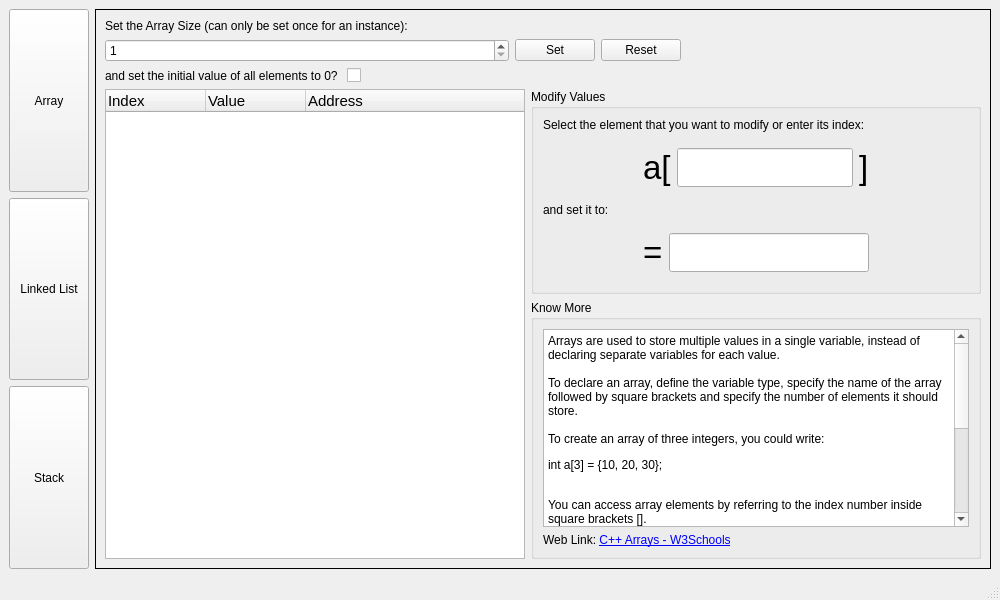
<?xml version="1.0" encoding="UTF-8"?>
<ui version="4.0">
 <class>ArrayWindow</class>
 <widget class="QMainWindow" name="ArrayWindow">
  <property name="geometry">
   <rect>
    <x>0</x>
    <y>0</y>
    <width>1000</width>
    <height>600</height>
   </rect>
  </property>
  <property name="windowTitle">
   <string>Array - DSGUI</string>
  </property>
  <widget class="QWidget" name="centralwidget">
   <property name="enabled">
    <bool>true</bool>
   </property>
   <property name="sizePolicy">
    <sizepolicy hsizetype="MinimumExpanding" vsizetype="MinimumExpanding">
     <horstretch>0</horstretch>
     <verstretch>0</verstretch>
    </sizepolicy>
   </property>
   <property name="minimumSize">
    <size>
     <width>1000</width>
     <height>558</height>
    </size>
   </property>
   <layout class="QHBoxLayout" name="horizontalLayout_4">
    <item>
     <layout class="QHBoxLayout" name="horizontalLayout_3">
      <item>
       <layout class="QVBoxLayout" name="buttonList" stretch="0,0,0">
        <property name="sizeConstraint">
         <enum>QLayout::SetMaximumSize</enum>
        </property>
        <item>
         <widget class="QPushButton" name="array_pbut">
          <property name="sizePolicy">
           <sizepolicy hsizetype="Minimum" vsizetype="MinimumExpanding">
            <horstretch>0</horstretch>
            <verstretch>0</verstretch>
           </sizepolicy>
          </property>
          <property name="text">
           <string>Array</string>
          </property>
         </widget>
        </item>
        <item>
         <widget class="QPushButton" name="ll_pbut">
          <property name="sizePolicy">
           <sizepolicy hsizetype="Minimum" vsizetype="MinimumExpanding">
            <horstretch>0</horstretch>
            <verstretch>0</verstretch>
           </sizepolicy>
          </property>
          <property name="text">
           <string>Linked List</string>
          </property>
         </widget>
        </item>
        <item>
         <widget class="QPushButton" name="stack_pbut">
          <property name="sizePolicy">
           <sizepolicy hsizetype="Minimum" vsizetype="MinimumExpanding">
            <horstretch>0</horstretch>
            <verstretch>0</verstretch>
           </sizepolicy>
          </property>
          <property name="text">
           <string>Stack</string>
          </property>
         </widget>
        </item>
       </layout>
      </item>
      <item>
       <widget class="QFrame" name="frame">
        <property name="enabled">
         <bool>true</bool>
        </property>
        <property name="sizePolicy">
         <sizepolicy hsizetype="Preferred" vsizetype="MinimumExpanding">
          <horstretch>0</horstretch>
          <verstretch>0</verstretch>
         </sizepolicy>
        </property>
        <property name="frameShape">
         <enum>QFrame::Box</enum>
        </property>
        <property name="frameShadow">
         <enum>QFrame::Plain</enum>
        </property>
        <layout class="QHBoxLayout" name="horizontalLayout_8">
         <item>
          <layout class="QVBoxLayout" name="verticalLayout">
           <item>
            <widget class="QLabel" name="label">
             <property name="sizePolicy">
              <sizepolicy hsizetype="Preferred" vsizetype="Fixed">
               <horstretch>0</horstretch>
               <verstretch>0</verstretch>
              </sizepolicy>
             </property>
             <property name="text">
              <string>Set the Array Size (can only be set once for an instance):</string>
             </property>
            </widget>
           </item>
           <item>
            <layout class="QHBoxLayout" name="horizontalLayout">
             <property name="sizeConstraint">
              <enum>QLayout::SetDefaultConstraint</enum>
             </property>
             <property name="rightMargin">
              <number>300</number>
             </property>
             <item>
              <widget class="QSpinBox" name="sizeinp">
               <property name="sizePolicy">
                <sizepolicy hsizetype="MinimumExpanding" vsizetype="Maximum">
                 <horstretch>0</horstretch>
                 <verstretch>10</verstretch>
                </sizepolicy>
               </property>
               <property name="toolTip">
                <string>1 - 2000</string>
               </property>
               <property name="accelerated">
                <bool>true</bool>
               </property>
               <property name="minimum">
                <number>1</number>
               </property>
               <property name="maximum">
                <number>2000</number>
               </property>
              </widget>
             </item>
             <item>
              <widget class="QPushButton" name="sizeset">
               <property name="sizePolicy">
                <sizepolicy hsizetype="Preferred" vsizetype="Fixed">
                 <horstretch>0</horstretch>
                 <verstretch>0</verstretch>
                </sizepolicy>
               </property>
               <property name="toolTip">
                <string>Set the Array size</string>
               </property>
               <property name="text">
                <string>Set</string>
               </property>
              </widget>
             </item>
             <item>
              <widget class="QPushButton" name="sizereset">
               <property name="toolTip">
                <string>Reset the Array instance</string>
               </property>
               <property name="text">
                <string>Reset</string>
               </property>
              </widget>
             </item>
            </layout>
           </item>
           <item>
            <layout class="QHBoxLayout" name="horizontalLayout_7">
             <item>
              <widget class="QLabel" name="label_7">
               <property name="sizePolicy">
                <sizepolicy hsizetype="Maximum" vsizetype="Preferred">
                 <horstretch>0</horstretch>
                 <verstretch>0</verstretch>
                </sizepolicy>
               </property>
               <property name="text">
                <string>and set the initial value of all elements to 0? </string>
               </property>
              </widget>
             </item>
             <item>
              <widget class="QCheckBox" name="zero">
               <property name="text">
                <string/>
               </property>
              </widget>
             </item>
            </layout>
           </item>
           <item>
            <layout class="QHBoxLayout" name="horizontalLayout_2">
             <item>
              <widget class="QTreeWidget" name="treeWidget">
               <property name="sizePolicy">
                <sizepolicy hsizetype="MinimumExpanding" vsizetype="MinimumExpanding">
                 <horstretch>0</horstretch>
                 <verstretch>0</verstretch>
                </sizepolicy>
               </property>
               <property name="minimumSize">
                <size>
                 <width>420</width>
                 <height>0</height>
                </size>
               </property>
               <property name="font">
                <font>
                 <pointsize>11</pointsize>
                </font>
               </property>
               <property name="alternatingRowColors">
                <bool>true</bool>
               </property>
               <property name="animated">
                <bool>false</bool>
               </property>
               <column>
                <property name="text">
                 <string>Index</string>
                </property>
               </column>
               <column>
                <property name="text">
                 <string>Value</string>
                </property>
               </column>
               <column>
                <property name="text">
                 <string>Address</string>
                </property>
               </column>
              </widget>
             </item>
             <item>
              <layout class="QVBoxLayout" name="verticalLayout_2">
               <item>
                <widget class="QGroupBox" name="groupBox">
                 <property name="sizePolicy">
                  <sizepolicy hsizetype="Maximum" vsizetype="Preferred">
                   <horstretch>0</horstretch>
                   <verstretch>0</verstretch>
                  </sizepolicy>
                 </property>
                 <property name="minimumSize">
                  <size>
                   <width>450</width>
                   <height>0</height>
                  </size>
                 </property>
                 <property name="title">
                  <string>Modify Values</string>
                 </property>
                 <layout class="QVBoxLayout" name="verticalLayout_4">
                  <item>
                   <layout class="QVBoxLayout" name="verticalLayout_3">
                    <item>
                     <widget class="QLabel" name="label_2">
                      <property name="sizePolicy">
                       <sizepolicy hsizetype="Preferred" vsizetype="Maximum">
                        <horstretch>0</horstretch>
                        <verstretch>0</verstretch>
                       </sizepolicy>
                      </property>
                      <property name="text">
                       <string>Select the element that you want to modify or enter its index:</string>
                      </property>
                     </widget>
                    </item>
                    <item>
                     <spacer name="verticalSpacer">
                      <property name="orientation">
                       <enum>Qt::Vertical</enum>
                      </property>
                      <property name="sizeType">
                       <enum>QSizePolicy::Maximum</enum>
                      </property>
                      <property name="sizeHint" stdset="0">
                       <size>
                        <width>20</width>
                        <height>10</height>
                       </size>
                      </property>
                     </spacer>
                    </item>
                    <item>
                     <layout class="QHBoxLayout" name="horizontalLayout_5">
                      <property name="leftMargin">
                       <number>100</number>
                      </property>
                      <property name="rightMargin">
                       <number>100</number>
                      </property>
                      <item>
                       <widget class="QLabel" name="label_3">
                        <property name="font">
                         <font>
                          <pointsize>25</pointsize>
                         </font>
                        </property>
                        <property name="text">
                         <string>a[</string>
                        </property>
                       </widget>
                      </item>
                      <item>
                       <widget class="QLineEdit" name="index">
                        <property name="sizePolicy">
                         <sizepolicy hsizetype="Preferred" vsizetype="Minimum">
                          <horstretch>0</horstretch>
                          <verstretch>0</verstretch>
                         </sizepolicy>
                        </property>
                        <property name="font">
                         <font>
                          <pointsize>20</pointsize>
                         </font>
                        </property>
                        <property name="toolTip">
                         <string/>
                        </property>
                        <property name="inputMethodHints">
                         <set>Qt::ImhDigitsOnly</set>
                        </property>
                       </widget>
                      </item>
                      <item>
                       <widget class="QLabel" name="label_4">
                        <property name="font">
                         <font>
                          <pointsize>25</pointsize>
                         </font>
                        </property>
                        <property name="text">
                         <string>]</string>
                        </property>
                       </widget>
                      </item>
                     </layout>
                    </item>
                    <item>
                     <spacer name="verticalSpacer_2">
                      <property name="orientation">
                       <enum>Qt::Vertical</enum>
                      </property>
                      <property name="sizeType">
                       <enum>QSizePolicy::Maximum</enum>
                      </property>
                      <property name="sizeHint" stdset="0">
                       <size>
                        <width>20</width>
                        <height>10</height>
                       </size>
                      </property>
                     </spacer>
                    </item>
                    <item>
                     <widget class="QLabel" name="label_5">
                      <property name="sizePolicy">
                       <sizepolicy hsizetype="Preferred" vsizetype="Maximum">
                        <horstretch>0</horstretch>
                        <verstretch>0</verstretch>
                       </sizepolicy>
                      </property>
                      <property name="text">
                       <string>and set it to:</string>
                      </property>
                     </widget>
                    </item>
                    <item>
                     <spacer name="verticalSpacer_3">
                      <property name="orientation">
                       <enum>Qt::Vertical</enum>
                      </property>
                      <property name="sizeType">
                       <enum>QSizePolicy::Maximum</enum>
                      </property>
                      <property name="sizeHint" stdset="0">
                       <size>
                        <width>20</width>
                        <height>10</height>
                       </size>
                      </property>
                     </spacer>
                    </item>
                    <item>
                     <layout class="QHBoxLayout" name="horizontalLayout_6">
                      <property name="leftMargin">
                       <number>100</number>
                      </property>
                      <property name="rightMargin">
                       <number>100</number>
                      </property>
                      <item>
                       <widget class="QLabel" name="label_6">
                        <property name="font">
                         <font>
                          <pointsize>25</pointsize>
                         </font>
                        </property>
                        <property name="text">
                         <string>=</string>
                        </property>
                       </widget>
                      </item>
                      <item>
                       <widget class="QLineEdit" name="newvalue">
                        <property name="sizePolicy">
                         <sizepolicy hsizetype="Preferred" vsizetype="Minimum">
                          <horstretch>0</horstretch>
                          <verstretch>0</verstretch>
                         </sizepolicy>
                        </property>
                        <property name="font">
                         <font>
                          <pointsize>20</pointsize>
                         </font>
                        </property>
                        <property name="toolTip">
                         <string>Press Enter after entering the new value</string>
                        </property>
                        <property name="inputMethodHints">
                         <set>Qt::ImhDigitsOnly</set>
                        </property>
                       </widget>
                      </item>
                     </layout>
                    </item>
                    <item>
                     <spacer name="verticalSpacer_4">
                      <property name="orientation">
                       <enum>Qt::Vertical</enum>
                      </property>
                      <property name="sizeType">
                       <enum>QSizePolicy::Maximum</enum>
                      </property>
                      <property name="sizeHint" stdset="0">
                       <size>
                        <width>20</width>
                        <height>10</height>
                       </size>
                      </property>
                     </spacer>
                    </item>
                   </layout>
                  </item>
                 </layout>
                </widget>
               </item>
               <item>
                <widget class="QGroupBox" name="groupBox_2">
                 <property name="sizePolicy">
                  <sizepolicy hsizetype="Minimum" vsizetype="Preferred">
                   <horstretch>0</horstretch>
                   <verstretch>0</verstretch>
                  </sizepolicy>
                 </property>
                 <property name="title">
                  <string>Know More</string>
                 </property>
                 <layout class="QVBoxLayout" name="verticalLayout_6">
                  <item>
                   <layout class="QVBoxLayout" name="verticalLayout_5">
                    <item>
                     <widget class="QTextBrowser" name="textBrowser">
                      <property name="html">
                       <string>&lt;!DOCTYPE HTML PUBLIC &quot;-//W3C//DTD HTML 4.0//EN&quot; &quot;http://www.w3.org/TR/REC-html40/strict.dtd&quot;&gt;
&lt;html&gt;&lt;head&gt;&lt;meta name=&quot;qrichtext&quot; content=&quot;1&quot; /&gt;&lt;meta charset=&quot;utf-8&quot; /&gt;&lt;style type=&quot;text/css&quot;&gt;
p, li { white-space: pre-wrap; }
&lt;/style&gt;&lt;/head&gt;&lt;body style=&quot; font-family:'Segoe UI'; font-size:9pt; font-weight:400; font-style:normal;&quot;&gt;
&lt;p style=&quot; margin-top:0px; margin-bottom:0px; margin-left:0px; margin-right:0px; -qt-block-indent:0; text-indent:0px;&quot;&gt;Arrays are used to store multiple values in a single variable, instead of declaring separate variables for each value.&lt;br /&gt;&lt;/p&gt;
&lt;p style=&quot; margin-top:0px; margin-bottom:0px; margin-left:0px; margin-right:0px; -qt-block-indent:0; text-indent:0px;&quot;&gt;To declare an array, define the variable type, specify the name of the array followed by square brackets and specify the number of elements it should store.&lt;/p&gt;
&lt;p style=&quot;-qt-paragraph-type:empty; margin-top:0px; margin-bottom:0px; margin-left:0px; margin-right:0px; -qt-block-indent:0; text-indent:0px;&quot;&gt;&lt;br /&gt;&lt;/p&gt;
&lt;p style=&quot; margin-top:0px; margin-bottom:0px; margin-left:0px; margin-right:0px; -qt-block-indent:0; text-indent:0px;&quot;&gt;To create an array of three integers, you could write:&lt;/p&gt;
&lt;p style=&quot; margin-top:12px; margin-bottom:12px; margin-left:0px; margin-right:0px; -qt-block-indent:0; text-indent:0px;&quot;&gt;&lt;span style=&quot; font-family:'Courier New';&quot;&gt;int a[3] = {10, 20, 30};&lt;/span&gt;&lt;/p&gt;
&lt;p style=&quot;-qt-paragraph-type:empty; margin-top:0px; margin-bottom:0px; margin-left:0px; margin-right:0px; -qt-block-indent:0; text-indent:0px;&quot;&gt;&lt;br /&gt;&lt;/p&gt;
&lt;p style=&quot; margin-top:0px; margin-bottom:0px; margin-left:0px; margin-right:0px; -qt-block-indent:0; text-indent:0px;&quot;&gt;You can access array elements by referring to the index number inside square brackets [].&lt;/p&gt;
&lt;p style=&quot; margin-top:0px; margin-bottom:0px; margin-left:0px; margin-right:0px; -qt-block-indent:0; text-indent:0px;&quot;&gt;This statement prints the second element of &lt;span style=&quot; font-family:'Courier New';&quot;&gt;a[]&lt;/span&gt;: &lt;/p&gt;
&lt;p style=&quot; margin-top:12px; margin-bottom:12px; margin-left:0px; margin-right:0px; -qt-block-indent:0; text-indent:0px;&quot;&gt;&lt;span style=&quot; font-family:'Courier New';&quot;&gt;cout &amp;lt;&amp;lt; a[1];&lt;/span&gt;&lt;br /&gt;&lt;/p&gt;
&lt;p style=&quot; margin-top:0px; margin-bottom:0px; margin-left:0px; margin-right:0px; -qt-block-indent:0; text-indent:0px;&quot;&gt;To change the value of a specific array element, refer to the index number as shown:&lt;/p&gt;
&lt;p style=&quot; margin-top:12px; margin-bottom:12px; margin-left:0px; margin-right:0px; -qt-block-indent:0; text-indent:0px;&quot;&gt;&lt;span style=&quot; font-family:'Courier New';&quot;&gt;a[2] = 40;&lt;/span&gt;&lt;/p&gt;
&lt;p style=&quot; margin-top:0px; margin-bottom:0px; margin-left:0px; margin-right:0px; -qt-block-indent:0; text-indent:0px;&quot;&gt;This will change the third element of &lt;span style=&quot; font-family:'Courier New';&quot;&gt;a[]&lt;/span&gt; to 40.&lt;/p&gt;
&lt;p style=&quot;-qt-paragraph-type:empty; margin-top:0px; margin-bottom:0px; margin-left:0px; margin-right:0px; -qt-block-indent:0; text-indent:0px;&quot;&gt;&lt;br /&gt;&lt;/p&gt;
&lt;p style=&quot; margin-top:0px; margin-bottom:0px; margin-left:0px; margin-right:0px; -qt-block-indent:0; text-indent:0px;&quot;&gt;Arrays are always allocated contiguous blocks of memory, which is visible as their addresses are continuous.&lt;/p&gt;&lt;/body&gt;&lt;/html&gt;</string>
                      </property>
                     </widget>
                    </item>
                    <item>
                     <widget class="QLabel" name="label_8">
                      <property name="text">
                       <string>Web Link: &lt;a href=&quot;https://www.w3schools.com/cpp/cpp_arrays.asp&quot;&gt; C++ Arrays - W3Schools&lt;/a&gt;</string>
                      </property>
                      <property name="openExternalLinks">
                       <bool>true</bool>
                      </property>
                     </widget>
                    </item>
                   </layout>
                  </item>
                 </layout>
                </widget>
               </item>
              </layout>
             </item>
            </layout>
           </item>
          </layout>
         </item>
        </layout>
       </widget>
      </item>
     </layout>
    </item>
   </layout>
  </widget>
  <widget class="QMenuBar" name="menubar">
   <property name="geometry">
    <rect>
     <x>0</x>
     <y>0</y>
     <width>1000</width>
     <height>20</height>
    </rect>
   </property>
  </widget>
  <widget class="QStatusBar" name="statusbar"/>
 </widget>
 <resources/>
 <connections/>
</ui>
